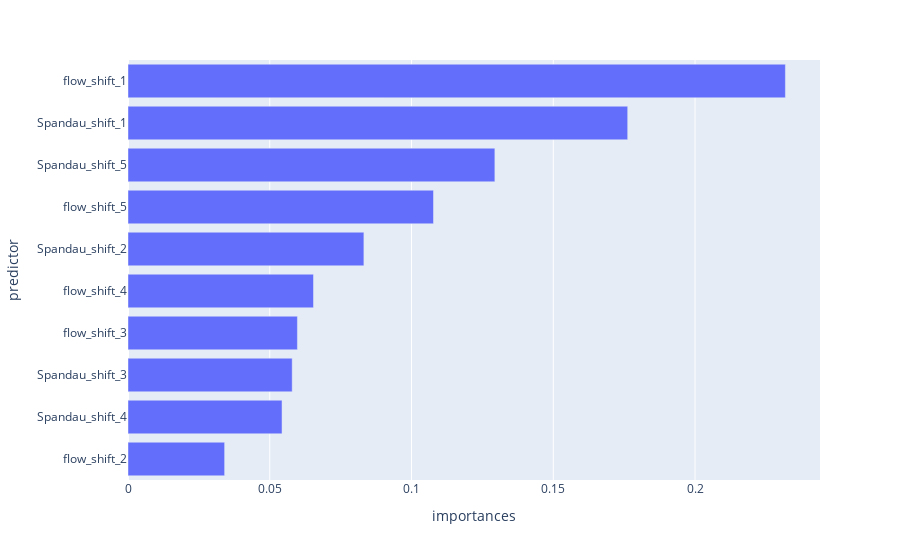

Notebook code for this chart:
### Code cell
import plotly.express as px

fig = px.bar(importances_sorted, x="importances", y="predictor", orientation='h')
fig.show()

### Figure 1 — Plotly figure (JSON) as saved in the notebook; plotly's stock layout.template omitted (floating-point values rounded to 4 significant figures)
{"data": [{"alignmentgroup": "True", "hovertemplate": "importances=%{x}<br>predictor=%{y}<extra></extra>", "legendgroup": "", "marker": {"color": "#636efa"}, "name": "", "offsetgroup": "", "orientation": "h", "showlegend": false, "textposition": "auto", "type": "bar", "x": [0.03409, 0.05433, 0.05791, 0.05976, 0.06542, 0.0832, 0.1078, 0.1294, 0.1762, 0.2319], "xaxis": "x", "y": ["flow_shift_2", "Spandau_shift_4", "Spandau_shift_3", "flow_shift_3", "flow_shift_4", "Spandau_shift_2", "flow_shift_5", "Spandau_shift_5", "Spandau_shift_1", "flow_shift_1"], "yaxis": "y"}], "layout": {"barmode": "relative", "legend": {"tracegroupgap": 0}, "margin": {"t": 60}, "xaxis": {"anchor": "y", "domain": [0, 1], "title": {"text": "importances"}}, "yaxis": {"anchor": "x", "domain": [0, 1], "title": {"text": "predictor"}}}}
